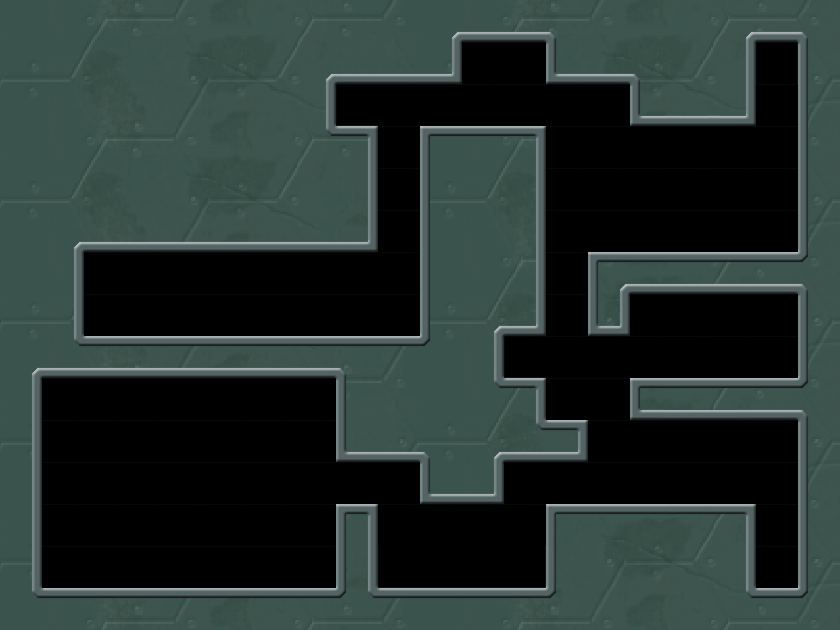

This game map was drawn from its Tiled (.tmx) file and the tilesets committed beside it. A one-line description and the trimmed map source follow:
An orthogonal 20x15 tile map with 42x42 px tiles, 1 tile layer (map) and 49 objects (11x dec_tie, 6x nl, 6x emy_niao, 5x dec_twoDoor, 4x emy_lang, ...).

<map version="1.0" orientation="orthogonal" renderorder="right-down" width="20" height="15" tilewidth="42" tileheight="42" nextobjectid="50">
 <tileset firstgid="1" name="level12" tilewidth="42" tileheight="42">
  <image source="level12.png" width="840" height="630" />
  <tile id="49">
   <properties>
    <property name="tag" value="1" />
   </properties>
  </tile>
 </tileset>
 <layer name="map" width="20" height="15">
  <data>[300 cells, 300 non-empty, 186 distinct tile ids]</data>
 </layer>
 <objectgroup name="data">
  <object id="1" name="nl" x="378" y="546" width="42" height="42">
   <properties>
    <property name="dir" value="4" />
   </properties>
  </object>
  <object id="2" name="nl" x="420" y="546" width="42" height="42">
   <properties>
    <property name="dir" value="4" />
   </properties>
  </object>
  <object id="3" name="nl" x="462" y="546" width="42" height="42">
   <properties>
    <property name="dir" value="4" />
   </properties>
  </object>
  <object id="4" name="nl" x="504" y="546" width="42" height="42">
   <properties>
    <property name="dir" value="4" />
   </properties>
  </object>
  <object id="5" name="nl" x="504" y="336" width="42" height="42">
   <properties>
    <property name="dir" value="4" />
   </properties>
  </object>
  <object id="6" name="nl" x="336" y="84" width="42" height="42">
   <properties>
    <property name="dir" value="4" />
   </properties>
  </object>
  <object id="7" name="tnl" x="756" y="42" width="42" height="42">
   <properties>
    <property name="dir" value="3" />
   </properties>
  </object>
  <object id="8" name="nlt" x="756" y="546" width="42" height="42">
   <properties>
    <property name="any" value="0" />
    <property name="dir" value="1" />
    <property name="dir1" value="4" />
   </properties>
  </object>
  <object id="9" name="na" x="504" y="84" width="42" height="42" />
  <object id="10" name="ntn" x="378" y="210" width="42" height="42" />
  <object id="11" name="ntn" x="420" y="84" width="42" height="42" />
  <object id="12" name="pt" x="42" y="462" width="42" height="42">
   <properties>
    <property name="dir" value="4" />
   </properties>
  </object>
  <object id="13" name="nag" x="588" y="210" width="42" height="42">
   <properties>
    <property name="any" value="0" />
   </properties>
  </object>
  <object id="14" name="nag" x="756" y="210" width="42" height="42">
   <properties>
    <property name="any" value="0" />
   </properties>
  </object>
  <object id="15" name="dec_twoBox" x="630" y="462" width="42" height="42">
   <properties>
    <property name="any" value="0" />
   </properties>
  </object>
  <object id="16" name="dec_twoDoor" x="84" y="546" width="42" height="42">
   <properties>
    <property name="any" value="0" />
   </properties>
  </object>
  <object id="17" name="dec_twoDoor" x="126" y="546" width="42" height="42">
   <properties>
    <property name="any" value="0" />
   </properties>
  </object>
  <object id="18" name="dec_twoDoor" x="168" y="546" width="42" height="42">
   <properties>
    <property name="any" value="0" />
   </properties>
  </object>
  <object id="19" name="dec_twoDoor" x="210" y="546" width="42" height="42">
   <properties>
    <property name="any" value="0" />
   </properties>
  </object>
  <object id="20" name="dec_twoDoor" x="252" y="546" width="42" height="42">
   <properties>
    <property name="any" value="0" />
   </properties>
  </object>
  <object id="21" name="dec_tie" x="84" y="378" width="42" height="42">
   <properties>
    <property name="any" value="1" />
   </properties>
  </object>
  <object id="22" name="dec_tie" x="84" y="420" width="42" height="42">
   <properties>
    <property name="any" value="1" />
   </properties>
  </object>
  <object id="23" name="dec_tie" x="126" y="378" width="42" height="42">
   <properties>
    <property name="any" value="1" />
   </properties>
  </object>
  <object id="24" name="dec_tie" x="210" y="378" width="42" height="42">
   <properties>
    <property name="any" value="1" />
   </properties>
  </object>
  <object id="25" name="dec_tie" x="210" y="420" width="42" height="42">
   <properties>
    <property name="any" value="1" />
   </properties>
  </object>
  <object id="26" name="dec_tie" x="294" y="378" width="42" height="42">
   <properties>
    <property name="any" value="1" />
   </properties>
  </object>
  <object id="27" name="dec_tie" x="294" y="420" width="42" height="42">
   <properties>
    <property name="any" value="1" />
   </properties>
  </object>
  <object id="28" name="dec_tie" x="168" y="378" width="42" height="42">
   <properties>
    <property name="any" value="1" />
   </properties>
  </object>
  <object id="29" name="dec_tie" x="252" y="378" width="42" height="42">
   <properties>
    <property name="any" value="1" />
   </properties>
  </object>
  <object id="30" name="emy_niao" x="252" y="546" width="42" height="42">
   <properties>
    <property name="flipX" value="1" />
    <property name="fly" value="1" />
    <property name="max" value="13" />
    <property name="min" value="9" />
    <property name="speed" value="1" />
   </properties>
  </object>
  <object id="31" name="emy_niao" x="210" y="378" width="42" height="42">
   <properties>
    <property name="flipX" value="1" />
    <property name="fly" value="1" />
    <property name="max" value="13" />
    <property name="min" value="9" />
    <property name="speed" value="1" />
   </properties>
  </object>
  <object id="32" name="emy_niao" x="168" y="546" width="42" height="42">
   <properties>
    <property name="flipX" value="1" />
    <property name="fly" value="1" />
    <property name="max" value="13" />
    <property name="min" value="9" />
    <property name="speed" value="1" />
   </properties>
  </object>
  <object id="33" name="emy_niao" x="126" y="378" width="42" height="42">
   <properties>
    <property name="flipX" value="1" />
    <property name="fly" value="1" />
    <property name="max" value="13" />
    <property name="min" value="9" />
    <property name="speed" value="1" />
   </properties>
  </object>
  <object id="34" name="emy_niao" x="84" y="546" width="42" height="42">
   <properties>
    <property name="flipX" value="1" />
    <property name="fly" value="1" />
    <property name="max" value="13" />
    <property name="min" value="9" />
    <property name="speed" value="1" />
   </properties>
  </object>
  <object id="35" name="emy_niao" x="294" y="378" width="42" height="42">
   <properties>
    <property name="flipX" value="1" />
    <property name="fly" value="1" />
    <property name="max" value="13" />
    <property name="min" value="9" />
    <property name="speed" value="1" />
   </properties>
  </object>
  <object id="36" name="dec_tie" x="42" y="378" width="42" height="42">
   <properties>
    <property name="any" value="1" />
   </properties>
  </object>
  <object id="37" name="dec_tie" x="42" y="420" width="42" height="42">
   <properties>
    <property name="any" value="1" />
   </properties>
  </object>
  <object id="38" name="dec_pic" x="126" y="252" width="42" height="42">
   <properties>
    <property name="any" value="1" />
   </properties>
  </object>
  <object id="39" name="emy_lang" x="714" y="336" width="42" height="42">
   <properties>
    <property name="flipX" value="1" />
    <property name="max" value="9" />
    <property name="min" value="2" />
   </properties>
  </object>
  </objectgroup>
</map>
<!-- 10 of 49 objects omitted -->
